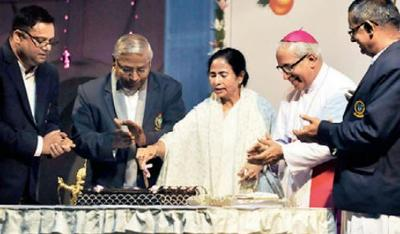
%> input picture 6th_sem/MATLAB/20th-Feb-2018/image3.jpg, 400 x 234 px
$ octave ex2.m   (GNU Octave 9; MATLAB toolbox functions it lacks are replaced by stand-ins)
%> lines starting %> are read from the running program, lines starting %| are printed output that depends on the picture; in (x1, y1, x2, y2) boxes, pixels count from 0 and x2, y2 are one past the last pixel; in counts of white or black regions, pixels touching at a corner belong together; the program's own positions count from 1
%q1as4.m : Write a program in MATLAB to split a RGB image to 3 equal parts.
%Chanege the color of middle portion to Gray scale and the bottom portion
%to B/W. Club 3 portions and then add Black border in the clubbed image.
%Display modified image and save the modified image to some output file.
clc;
close all;
clear all;
file1=input('\nEnter Input RGB image File name=','s');
%> the answer given: ../../../MATLAB/20th-Feb-2018/image3.jpg
file2=input('Enter out  image File name=','s');
%> the answer given: ../../../MATLAB/20th-Feb-2018/fracture3.jpg
x=imread(file1);
%> x is the input picture: size 234x400x3 uint8; mean R, G, B 131.7, 124.1, 122.7
[r,c,d]=size(x);
%> r = 234; c = 400; d = 3
r1=fix(r/3);
%> r1 = 78
r2=r-2*r1;
%> r2 = 78
% To extract 3 portions of input image
y1(1:r1,1:c,1:d)=x(1:r1,1:c,1:d); % 1/3rd portion of image
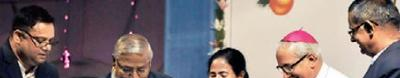
%> y1: size 78x400x3 uint8; mean R, G, B 132, 118.1, 118.6
y2(1:r1,1:c,1:d)=x(r1+1:2*r1,1:c,1:d); % 2nd 1/3rd portion of image
y3(1:r2,1:c,1:d)=x(2*r1+1:r,1:c,1:d); % last 1/3rd portion of image

% To convert 2nd and 3rd portion of the image to gray scale
y2g(1:r1,1:c,1)=.2987*y2(1:r1,1:c,1)+.587*y2(1:r1,1:c,2)+.114*y2(1:r1,1:c,3);
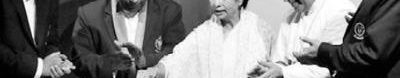
%> y2g: size 78x400 uint8; min 0, max 255, mean 121.1
y3g(1:r2,1:c,1)=.2987*y3(1:r2,1:c,1)+.587*y3(1:r2,1:c,2)+.114*y3(1:r2,1:c,3);
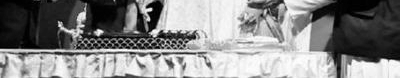
%> y3g: size 78x400 uint8; min 0, max 255, mean 135.1

%To convert 3rd portion of the image to B/W
    for i=1:r2
        for j=1:c
            if y3g(i,j,1) >=127
                y3b(i,j,1)=255;
            else
                y3b(i,j,1)=0;
            end
        end
    end
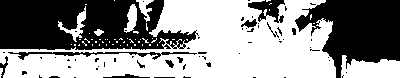
%> y3b: size 78x400 double; 55.5% white; 65 black regions (52 under 20 px), largest, box (x1, y1, x2, y2) and area: (0, 0, 199, 50) 7391, (295, 0, 400, 78) 4951, (8, 52, 197, 60) 454

    %To club 3 portions of the image
    yfinal=y1; % To copy y1 to yfinal
    % To copy y2g to yfinal
    yfinal(r1+1:2*r1,1:c,1)=y2g(1:r1,1:c,1);
    yfinal(r1+1:2*r1,1:c,2)=y2g(1:r1,1:c,1);
    yfinal(r1+1:2*r1,1:c,3)=y2g(1:r1,1:c,1);
    %To copy y3b to yfinal
    yfinal(2*r1+1:r,1:c,1)=y3b(1:r2,1:c,1);
%> yfinal: size 234x400x3 uint8
    yfinal(2*r1+1:r,1:c,2)=y3b(1:r2,1:c,1);
    yfinal(2*r1+1:r,1:c,3)=y3b(1:r2,1:c,1);
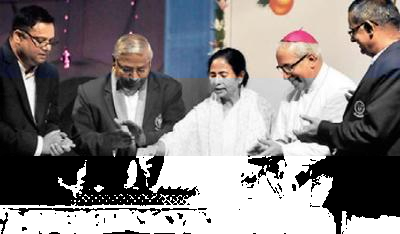
%> yfinal: size 234x400x3 uint8; mean R, G, B 131.6, 126.9, 127.1


    % To copy modified image to yf without border
    yf(11:r+10,11:c+10,1:d)=yfinal(1:r,1:c,1:d);

    % To add border on top position
    for i=1:3
    yf(1:10,1:c+20,1:i)=0;
    end
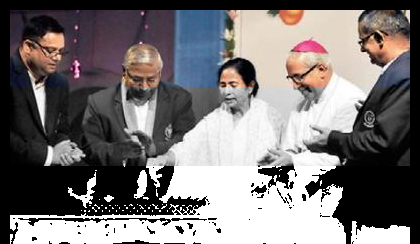
%> yf: size 244x420x3 uint8; mean R, G, B 120.2, 115.9, 116.1
    % To add boder on bottom position
    for i=1:3
        yf(r+11:r+20,1:c+20,i)=0;
    end
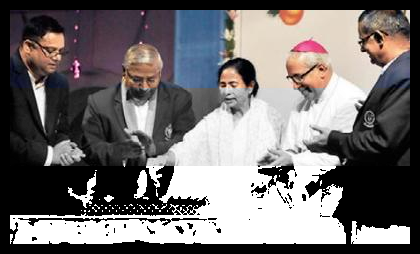
%> yf: size 254x420x3 uint8; mean R, G, B 115.4, 111.3, 111.5
    %To add border on LHS
    for i=1:3
        yf(11:r+10,1:10,i)=0;
    end
    %To add border on RHS
    for i=1:3
        yf(11:r+10,c+11:c+20,i)=0;
    end
    imshow(yf); % To display modified image with border
    imwrite(yf,file2); % To save modified image with border.
%End of program
